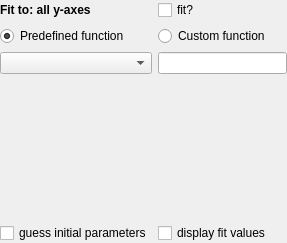
<?xml version="1.0" encoding="UTF-8"?>
<ui version="4.0">
 <class>Fit_Definer</class>
 <widget class="QWidget" name="Fit_Definer">
  <property name="geometry">
   <rect>
    <x>0</x>
    <y>0</y>
    <width>287</width>
    <height>243</height>
   </rect>
  </property>
  <property name="windowTitle">
   <string>Form</string>
  </property>
  <layout class="QGridLayout" name="gridLayout">
   <property name="leftMargin">
    <number>0</number>
   </property>
   <property name="topMargin">
    <number>0</number>
   </property>
   <property name="rightMargin">
    <number>0</number>
   </property>
   <property name="bottomMargin">
    <number>0</number>
   </property>
   <item row="1" column="1">
    <widget class="QRadioButton" name="radioButton_custom_func">
     <property name="text">
      <string>Custom function</string>
     </property>
    </widget>
   </item>
   <item row="1" column="0">
    <widget class="QRadioButton" name="radioButton_predef_func">
     <property name="text">
      <string>Predefined function</string>
     </property>
     <property name="checked">
      <bool>true</bool>
     </property>
    </widget>
   </item>
   <item row="2" column="1">
    <widget class="QLineEdit" name="lineEdit_custom_func"/>
   </item>
   <item row="2" column="0">
    <widget class="QComboBox" name="comboBox_predef_func"/>
   </item>
   <item row="3" column="0">
    <spacer name="verticalSpacer">
     <property name="orientation">
      <enum>Qt::Vertical</enum>
     </property>
     <property name="sizeHint" stdset="0">
      <size>
       <width>20</width>
       <height>40</height>
      </size>
     </property>
    </spacer>
   </item>
   <item row="0" column="0">
    <widget class="QLabel" name="label">
     <property name="font">
      <font>
       <pointsize>9</pointsize>
       <weight>75</weight>
       <bold>true</bold>
      </font>
     </property>
     <property name="text">
      <string>Fit to: all y-axes</string>
     </property>
    </widget>
   </item>
   <item row="0" column="1">
    <widget class="QCheckBox" name="checkBox_fit">
     <property name="text">
      <string>fit?</string>
     </property>
    </widget>
   </item>
   <item row="4" column="0">
    <widget class="QCheckBox" name="checkBox_guess">
     <property name="text">
      <string>guess initial parameters</string>
     </property>
    </widget>
   </item>
   <item row="4" column="1">
    <widget class="QCheckBox" name="checkBox_display_values">
     <property name="text">
      <string>display fit values</string>
     </property>
    </widget>
   </item>
  </layout>
 </widget>
 <resources/>
 <connections/>
</ui>
